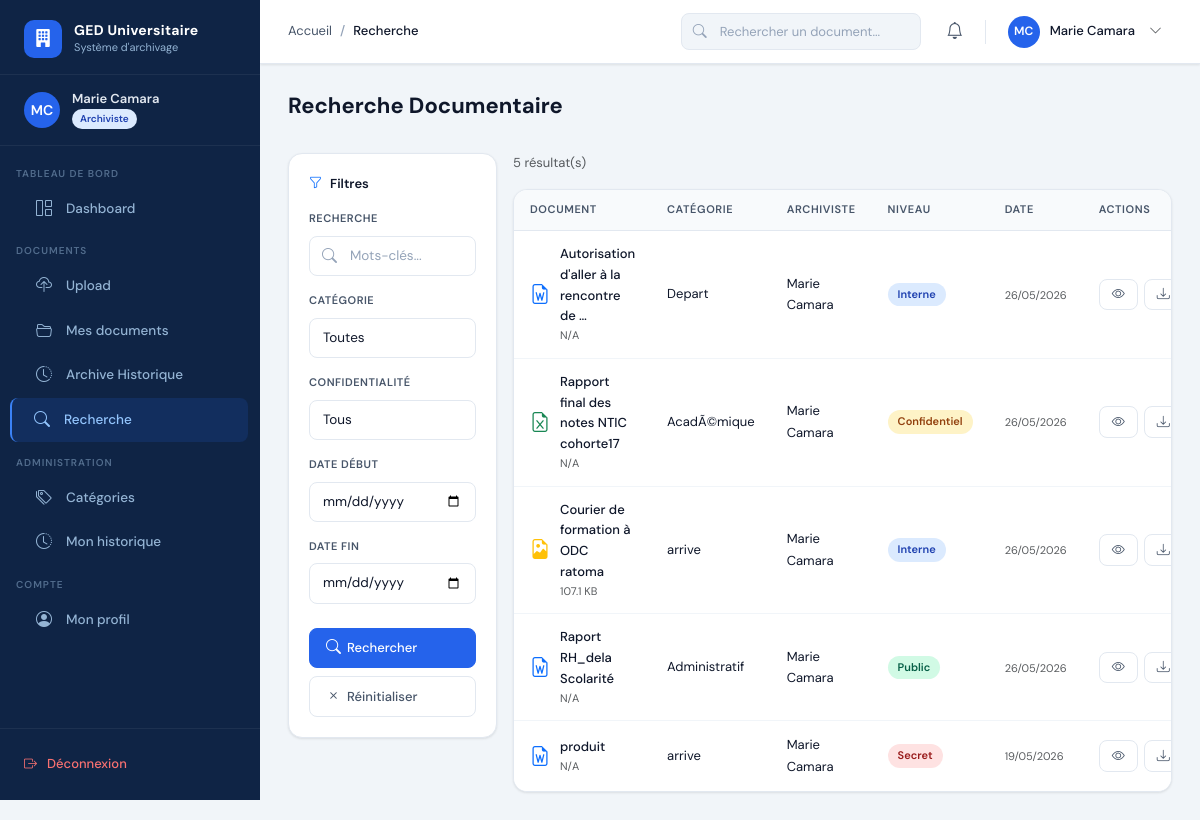
Screenshot of /dashboard/recherche/ (signed in) with the database file from the repository.
### apps/accounts/models.py (models this page shows, shortened)
class User(AbstractUser):
    ROLE_CHOICES = [
        ('administrateur', 'Administrateur'),
        ('archiviste', 'Archiviste'),
    ]
    role = models.CharField(max_length=20, choices=ROLE_CHOICES, default='archiviste')
    photo = models.ImageField(upload_to='photos/', blank=True, null=True)
    telephone = models.CharField(max_length=20, blank=True)
    departement = models.CharField(max_length=100, blank=True)
    is_active = models.BooleanField(default=True)
    created_at = models.DateTimeField(auto_now_add=True)
    updated_at = models.DateTimeField(auto_now=True)
    def is_admin(self):
        return self.role == 'administrateur'
    class Meta:
        verbose_name = 'Utilisateur'
        verbose_name_plural = 'Utilisateurs'

### apps/documents/models.py (models this page shows, shortened)
class Document(models.Model):
    CONFIDENTIALITE_CHOICES = [
        ('public', 'Public'),
        ('interne', 'Interne'),
        ('confidentiel', 'Confidentiel'),
        ('secret', 'Secret'),
    ]
    STATUT_CHOICES = [
        ('actif', 'Actif'),
        ('archive', 'Archivé'),
        ('supprime', 'Supprimé'),
    ]
    titre = models.CharField(max_length=255)
    description = models.TextField(blank=True)
    fichier = models.FileField(upload_to='documents/%Y/%m/')
    categorie = models.ForeignKey(Categorie, on_delete=models.SET_NULL, null=True)
    tags = models.ManyToManyField(Tag, blank=True)
    archiviste = models.ForeignKey(settings.AUTH_USER_MODEL, on_delete=models.SET_NULL, null=True, related_name='documents')
    confidentialite = models.CharField(max_length=20, choices=CONFIDENTIALITE_CHOICES, default='interne')
    statut = models.CharField(max_length=20, choices=STATUT_CHOICES, default='actif')
    created_at = models.DateTimeField(auto_now_add=True)
    updated_at = models.DateTimeField(auto_now=True)
    def get_extension(self):
        _, ext = os.path.splitext(self.fichier.name)
        return ext.lower()
    def get_icon(self):
        ext = self.get_extension()
        icons = {
            '.pdf': 'bi-file-earmark-pdf text-danger',
            '.doc': 'bi-file-earmark-word text-primary',
            '.docx': 'bi-file-earmark-word text-primary',
            '.xls': 'bi-file-earmark-excel text-success',
            '.xlsx': 'bi-file-earmark-excel text-success',
            '.png': 'bi-file-earmark-image text-warning',
            '.jpg': 'bi-file-earmark-image text-warning',
            '.jpeg': 'bi-file-earmark-image text-warning',
            '.ppt': 'bi-file-earmark-ppt text-orange',
            '.pptx': 'bi-file-earmark-ppt text-orange',
        }
        return icons.get(ext, 'bi-file-earmark text-secondary')
    def get_taille(self):
        try:
            size = self.fichier.size
            if size < 1024: return f"{size} B"
            elif size < 1024**2: return f"{size/1024:.1f} KB"
            else: return f"{size/1024**2:.1f} MB"
        except: return "N/A"
    class Meta:
        verbose_name = 'Document'
        ordering = ['-created_at']

### apps/categories/models.py (models this page shows)
class Categorie(models.Model):
    COULEUR_CHOICES = [
        ('primary', 'Bleu'), ('success', 'Vert'), ('danger', 'Rouge'),
        ('warning', 'Orange'), ('info', 'Cyan'), ('secondary', 'Gris'),
        ('dark', 'Foncé'),
    ]
    nom = models.CharField(max_length=100, unique=True)
    description = models.TextField(blank=True)
    couleur = models.CharField(max_length=20, choices=COULEUR_CHOICES, default='primary')
    parent = models.ForeignKey('self', on_delete=models.SET_NULL, null=True, blank=True, related_name='sous_categories')
    created_at = models.DateTimeField(auto_now_add=True)
    def __str__(self):
        return self.nom
    class Meta:
        verbose_name = 'Catégorie'
        ordering = ['nom']

### apps/documents/views.py (the view)
# urls.py: path('recherche/', views.recherche_documents, name='recherche_documents'),
@login_required
def recherche_documents(request):
    query = request.GET.get('q', '')
    cat_filter = request.GET.get('categorie', '')
    conf_filter = request.GET.get('confidentialite', '')
    date_debut = request.GET.get('date_debut', '')
    date_fin = request.GET.get('date_fin', '')
    docs = Document.objects.exclude(statut='supprime')
    if query:
        docs = docs.filter(Q(titre__icontains=query) | Q(description__icontains=query) | Q(tags__nom__icontains=query) | Q(archiviste__username__icontains=query)).distinct()
    if cat_filter:
        docs = docs.filter(categorie__id=cat_filter)
    if conf_filter:
        docs = docs.filter(confidentialite=conf_filter)
    if date_debut:
        docs = docs.filter(created_at__date__gte=date_debut)
    if date_fin:
        docs = docs.filter(created_at__date__lte=date_fin)
    categories = Categorie.objects.all()
    template = 'admin_ged/recherche.html' if request.user.is_admin() else 'archiviste/recherche.html'
    return render(request, template, {
        'documents': docs, 'query': query, 'categories': categories,
        'cat_filter': cat_filter, 'conf_filter': conf_filter,
        'date_debut': date_debut, 'date_fin': date_fin
    })

### templates/archiviste/recherche.html (shortened to what this page needs)
{% extends 'base.html' %}
{% block breadcrumb %}<li class="breadcrumb-item active">Recherche</li>{% endblock %}
{% block content %}
<div class="page-header"><div><h1 class="page-title">Recherche Documentaire</h1></div></div>
<div class="row g-3">
  <div class="col-12 col-lg-3">
    <div class="filter-sidebar">
      <div class="filter-title"><i class="bi bi-funnel me-2 text-primary"></i>Filtres</div>
      <form method="get">
        <div class="filter-group">
          <div class="filter-label">Recherche</div>
          <div class="search-bar"><i class="bi bi-search"></i><input type="text" name="q" value="{{ query }}" class="form-control" placeholder="Mots-clés..."></div>
        </div>
        <div class="filter-group">
          <div class="filter-label">Catégorie</div>
          <select name="categorie" class="form-select"><option value="">Toutes</option></select>
        </div>
        <div class="filter-group">
          <div class="filter-label">Confidentialité</div>
          <select name="confidentialite" class="form-select"><option value="">Tous</option></select>
        </div>
        <div class="filter-group">
          <div class="filter-label">Date début</div>
          <input type="date" name="date_debut" value="{{ date_debut }}" class="form-control">
        </div>
        <div class="filter-group">
          <div class="filter-label">Date fin</div>
          <input type="date" name="date_fin" value="{{ date_fin }}" class="form-control">
        </div>
        <button type="submit" class="btn btn-primary w-100 mt-2"><i class="bi bi-search"></i> Rechercher</button>
        <a href="{% url 'recherche_documents' %}" class="btn btn-outline w-100 mt-2"><i class="bi bi-x"></i> Réinitialiser</a>
      </form>
    </div>
  </div>
  <div class="col-12 col-lg-9">
    <div class="d-flex align-items-center justify-content-between mb-3">
      <span class="text-sm text-muted">{{ documents.count }} résultat(s){% if query %} pour "{{ query }}"{% endif %}</span>
    </div>
    {% if documents %}
      <div class="table-container">
        <table class="table">
          <thead><tr><th>Document</th><th>Catégorie</th><th>Archiviste</th><th>Niveau</th><th>Date</th><th>Actions</th></tr></thead>
          <tbody>
            {% for doc in documents %}
            <tr>
              <td><div style="display:flex;align-items:center;gap:10px;"><i class="{{ doc.get_icon }}" style="font-size:20px;"></i><div><div class="fw-500 text-sm">{{ doc.titre|truncatechars:40 }}</div><div class="text-xs text-muted">{{ doc.get_taille }}</div></div></div></td>
              <td><span class="text-sm">{{ doc.categorie|default:"—" }}</span></td>
              <td><span class="text-sm">{{ doc.archiviste.get_full_name|default:"—" }}</span></td>
              <td><span class="badge-custom badge-{{ doc.confidentialite }}">{{ doc.get_confidentialite_display }}</span></td>
              <td><span class="text-xs text-muted">{{ doc.created_at|date:"d/m/Y" }}</span></td>
              <td><div class="table-actions"><a href="{% url 'detail_document' doc.pk %}" class="btn btn-outline btn-sm"><i class="bi bi-eye"></i></a><a href="{% url 'telecharger_document' doc.pk %}" class="btn btn-outline btn-sm"><i class="bi bi-download"></i></a></div></td>
            </tr>
            {% endfor %}
          </tbody>
        </table>
      </div>
    {% else %}
      <div class="card"><div class="empty-state"><div class="empty-icon"><i class="bi bi-search"></i></div><div class="empty-title">Aucun résultat</div><div class="empty-text">Essayez d'autres mots-clés ou filtres</div></div></div>
    {% endif %}
  </div>
</div>
{% endblock %}

### templates/base.html (shortened to what this page needs)
<!DOCTYPE html>
<html lang="fr">
<head>
  {% load static %}
  <link rel="stylesheet" href="https://cdn.jsdelivr.net/npm/bootstrap@5.3.2/dist/css/bootstrap.min.css">
  <link rel="stylesheet" href="https://cdn.jsdelivr.net/npm/bootstrap-icons@1.11.3/font/bootstrap-icons.min.css">
  <link rel="stylesheet" href="{% static 'css/main.css' %}">
</head>
<body>
<aside class="sidebar" id="sidebar">
  <a href="{% url 'dashboard' %}" class="sidebar-logo">
    <div class="sidebar-logo-icon"><i class="bi bi-building-fill"></i></div>
    <div class="sidebar-logo-text">
      <div class="brand">GED Universitaire</div>
      <div class="sub">Système d'archivage</div>
    </div>
  </a>
  <div class="sidebar-user">
    <div class="sidebar-user-avatar">
      {% if user.photo %}<img src="{{ user.photo.url }}" alt="">
      {% else %}{{ user.first_name|first|upper }}{{ user.last_name|first|upper }}
      {% endif %}
    </div>
    <div>
      <div class="sidebar-user-name">{{ user.get_full_name|default:user.username }}</div>
      <div class="sidebar-user-role">
        <span class="sidebar-badge {% if user.is_admin %}badge-admin{% else %}badge-archiviste{% endif %}">
          {{ user.get_role_display }}
        </span>
      </div>
    </div>
  </div>
  <nav class="sidebar-nav">
    {% if user.is_admin %}
      <div class="sidebar-section"><div class="sidebar-section-title">Tableau de bord</div></div>
      <a href="{% url 'dashboard' %}" class="sidebar-link {% if request.resolver_match.url_name == 'dashboard' %}active{% endif %}">
        <i class="bi bi-grid-1x2"></i> Dashboard
      </a>
      <div class="sidebar-section"><div class="sidebar-section-title">Documents</div></div>
      <a href="{% url 'recherche_documents' %}" class="sidebar-link {% if request.resolver_match.url_name == 'recherche_documents' %}active{% endif %}">
        <i class="bi bi-search"></i> Recherche
      </a>
      <a href="{% url 'consultation_archives' %}" class="sidebar-link {% if request.resolver_match.url_name == 'consultation_archives' %}active{% endif %}">
        <i class="bi bi-archive"></i> Archives
      </a>
      <div class="sidebar-section"><div class="sidebar-section-title">Système</div></div>
      <a href="{% url 'historique_systeme' %}" class="sidebar-link {% if request.resolver_match.url_name == 'historique_systeme' %}active{% endif %}">
        <i class="bi bi-clock-history"></i> Historique
      </a>
      <a href="{% url 'gestion_utilisateurs' %}" class="sidebar-link {% if request.resolver_match.url_name == 'gestion_utilisateurs' %}active{% endif %}">
        <i class="bi bi-people"></i> Utilisateurs
      </a>
    {% else %}
      <div class="sidebar-section"><div class="sidebar-section-title">Tableau de bord</div></div>
      <a href="{% url 'dashboard' %}" class="sidebar-link {% if request.resolver_match.url_name == 'dashboard' %}active{% endif %}">
        <i class="bi bi-grid-1x2"></i> Dashboard
      </a>
      <div class="sidebar-section"><div class="sidebar-section-title">Documents</div></div>
      <a href="{% url 'upload_document' %}" class="sidebar-link {% if request.resolver_match.url_name == 'upload_document' %}active{% endif %}">
        <i class="bi bi-cloud-upload"></i> Upload
      </a>
      <a href="{% url 'liste_documents' %}" class="sidebar-link {% if request.resolver_match.url_name == 'liste_documents' %}active{% endif %}">
        <i class="bi bi-folder2-open"></i> Mes documents
      </a>
      <a href="{% url 'upload_ancienne_archive' %}" class="sidebar-link {% if request.resolver_match.url_name == 'upload_ancienne_archive' %}active{% endif %}">
        <i class="bi bi-clock-history"></i> Archive Historique
      </a>
      <a href="{% url 'recherche_documents' %}" class="sidebar-link {% if request.resolver_match.url_name == 'recherche_documents' %}active{% endif %}">
        <i class="bi bi-search"></i> Recherche
      </a>
      <div class="sidebar-section"><div class="sidebar-section-title">Administration</div></div>
      <a href="{% url 'liste_categories' %}" class="sidebar-link {% if request.resolver_match.url_name == 'liste_categories' %}active{% endif %}">
        <i class="bi bi-tags"></i> Catégories
      </a>
      <a href="{% url 'historique_personnel' %}" class="sidebar-link {% if request.resolver_match.url_name == 'historique_personnel' %}active{% endif %}">
        <i class="bi bi-clock-history"></i> Mon historique
      </a>
    {% endif %}
    <div class="sidebar-section"><div class="sidebar-section-title">Compte</div></div>
    <a href="{% url 'profil' %}" class="sidebar-link {% if request.resolver_match.url_name == 'profil' %}active{% endif %}">
      <i class="bi bi-person-circle"></i> Mon profil
    </a>
  </nav>
  <div class="sidebar-footer">
    <a href="{% url 'deconnexion' %}" class="sidebar-logout">
      <i class="bi bi-box-arrow-right"></i> Déconnexion
    </a>
  </div>
</aside>
<div class="main-wrapper">
  <header class="top-navbar">
    <div class="navbar-breadcrumb">
      <nav aria-label="breadcrumb">
        <ol class="breadcrumb">
          <li class="breadcrumb-item"><a href="{% url 'dashboard' %}">Accueil</a></li>
          {% block breadcrumb %}{% endblock %}
        </ol>
      </nav>
    </div>
    <div class="navbar-search d-none d-md-flex">
      <i class="bi bi-search search-icon"></i>
      <form action="{% url 'recherche_documents' %}" method="get">
        <input type="text" name="q" placeholder="Rechercher un document..." class="form-control">
      </form>
    </div>
    <div class="navbar-actions">
      <div class="dropdown">
        <button class="navbar-btn position-relative" data-bs-toggle="dropdown" aria-expanded="false">
          <i class="bi bi-bell"></i>
        </button>
      </div>
      <div class="dropdown">
        <div class="navbar-user" data-bs-toggle="dropdown" style="cursor:pointer;">
          <div class="navbar-user-avatar">
            {% if user.photo %}<img src="{{ user.photo.url }}" alt="">
            {% else %}{{ user.first_name|first|upper }}{{ user.last_name|first|upper }}
            {% endif %}
          </div>
          <span class="navbar-user-name d-none d-lg-block">{{ user.get_full_name|default:user.username }}</span>
          <i class="bi bi-chevron-down text-sm text-muted d-none d-lg-block ms-1"></i>
        </div>
      </div>
    </div>
  </header>
  <main class="content-area">
    {% block content %}{% endblock %}
  </main>
</div>
</body>
</html>

### rows the page displays
User: first_name|first "M", last_name|first "C", get_full_name "Marie Camara", role "Archiviste"
Document: titre "Autorisation d'aller à la rencontre de …", get_taille "N/A", categorie "Depart", archiviste.get_full_name "Marie Camara", confidentialite "Interne", created_at "26/05/2026"
Document: titre "Rapport final des notes NTIC cohorte17", get_taille "N/A", categorie "AcadÃ©mique", archiviste.get_full_name "Marie Camara", confidentialite "Confidentiel", created_at "26/05/2026"
Document: titre "Courier de formation à ODC ratoma", get_taille "107.1 KB", categorie "arrive", archiviste.get_full_name "Marie Camara", confidentialite "Interne", created_at "26/05/2026"
Document: titre "Raport RH_dela Scolarité", get_taille "N/A", categorie "Administratif", archiviste.get_full_name "Marie Camara", confidentialite "Public", created_at "26/05/2026"
Document: titre "produit", get_taille "N/A", categorie "arrive", archiviste.get_full_name "Marie Camara", confidentialite "Secret", created_at "19/05/2026"

### other values shown
{{ documents.count }} "5"
